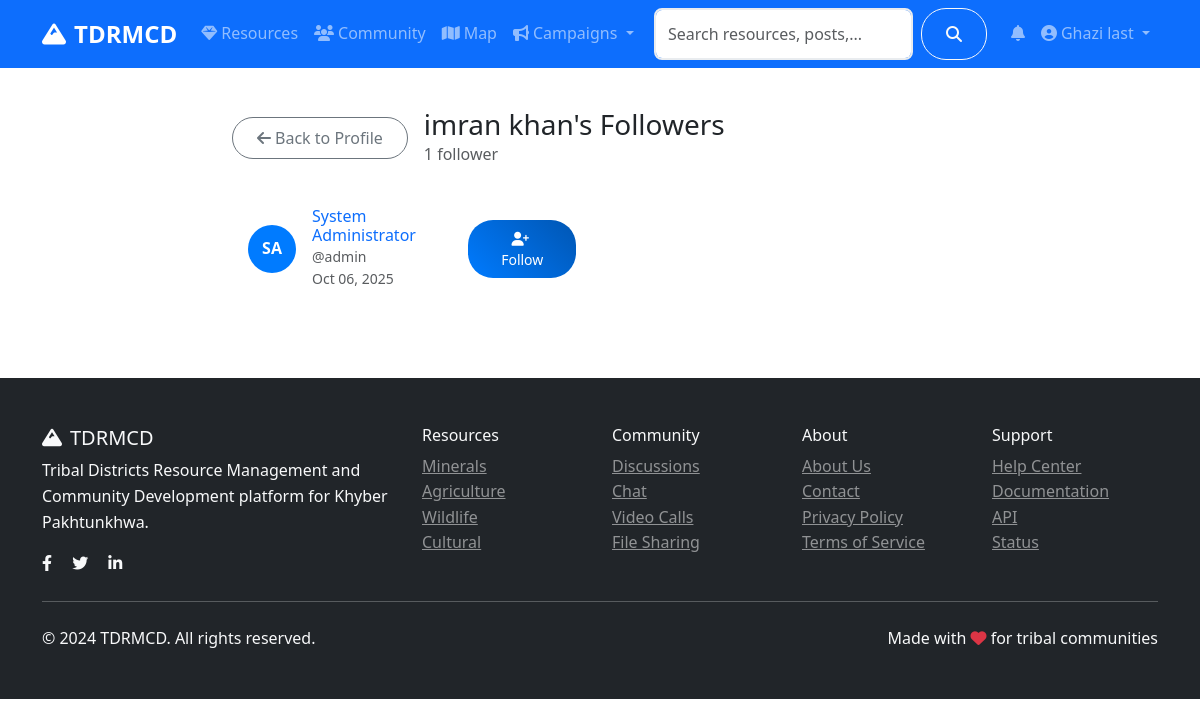
Before: /auth/profile/13/followers (signed in) with the older database file.
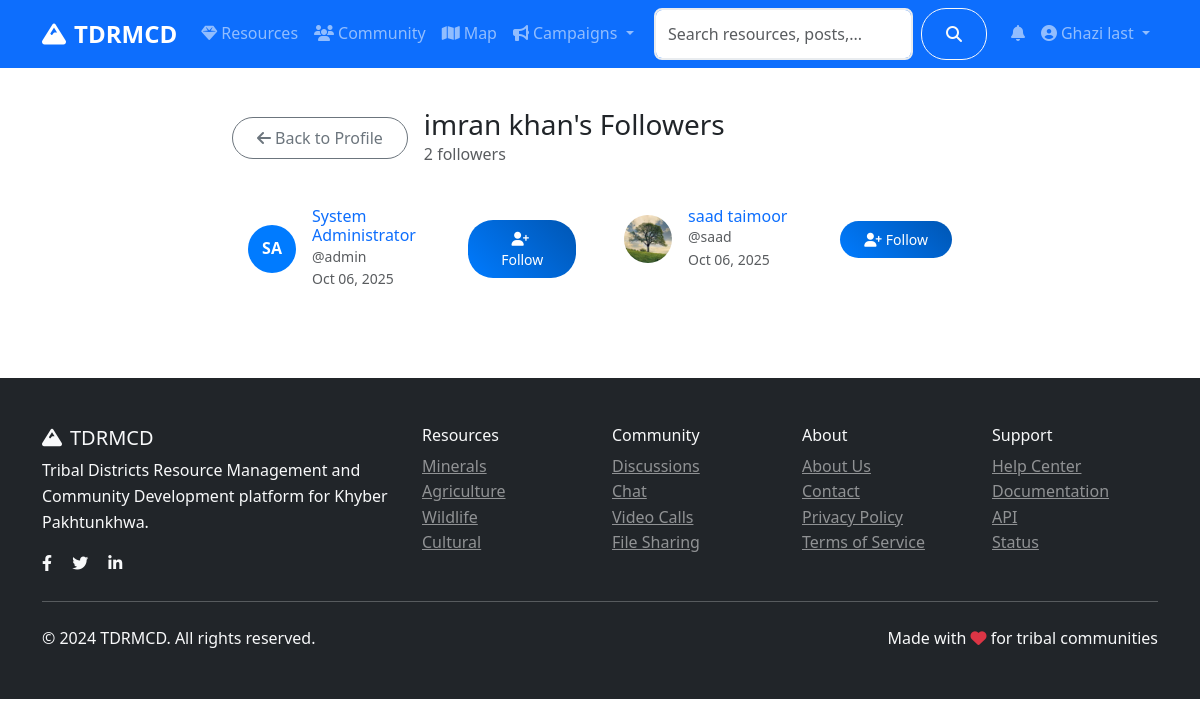
After: the same page with the newer database file.
### models.py (models this page shows, shortened)
class Follow(db.Model):
    id = db.Column(db.Integer, primary_key=True)
    follower_id = db.Column(db.Integer, db.ForeignKey('user.id'), nullable=False)
    followed_id = db.Column(db.Integer, db.ForeignKey('user.id'), nullable=False)
    created_at = db.Column(db.DateTime, default=datetime.utcnow)
    __table_args__ = (db.UniqueConstraint('follower_id', 'followed_id', name='unique_follow'),)

class User(UserMixin, db.Model):
    id = db.Column(db.Integer, primary_key=True)
    username = db.Column(db.String(80), unique=True, nullable=False)
    email = db.Column(db.String(120), unique=True, nullable=False)
    password_hash = db.Column(db.String(120), nullable=False)
    first_name = db.Column(db.String(50), nullable=False)
    last_name = db.Column(db.String(50), nullable=False)
    role = db.Column(db.String(20), default='user')  # user, admin, researcher
    location = db.Column(db.String(100))
    bio = db.Column(db.Text)
    avatar = db.Column(db.String(200), default='default.jpg')
    is_active = db.Column(db.Boolean, default=True)
    created_at = db.Column(db.DateTime, default=datetime.utcnow)
    last_seen = db.Column(db.DateTime, default=datetime.utcnow)
    resources = db.relationship('Resource', backref='author', lazy='dynamic')
    posts = db.relationship('CommunityPost', backref='author', lazy='dynamic')
    chat_messages = db.relationship('ChatMessage', backref='sender', lazy='dynamic')
    file_submissions = db.relationship(
        'FileSubmission',
        foreign_keys='FileSubmission.submitter_id',
        backref='submitter',
        lazy='dynamic'
    )
    reviewed_submissions = db.relationship(
        'FileSubmission',
        foreign_keys='FileSubmission.reviewed_by',
        backref='reviewer_user',
        lazy='dynamic'
    )
    notifications = db.relationship('Notification', backref='user', lazy='dynamic')
    following = db.relationship('Follow', foreign_keys='Follow.follower_id', backref='follower', lazy='dynamic')
    followers = db.relationship('Follow', foreign_keys='Follow.followed_id', backref='followed', lazy='dynamic')
    def get_full_name(self):
        return f"{self.first_name} {self.last_name}"
    def is_following(self, user):
        return self.following.filter_by(followed_id=user.id).first() is not None
    def is_admin(self):
        return self.role == 'admin'

### routes/auth.py (the view)
@auth_bp.route('/profile/<int:user_id>/followers')
@login_required
def user_followers(user_id):
    user = User.query.get_or_404(user_id)
    page = request.args.get('page', 1, type=int)
    followers = user.followers.paginate(
        page=page, per_page=20, error_out=False
    )
    return render_template('auth/followers.html', user=user, followers=followers)

### app.py (called while the page is built)
@login_manager.user_loader
def load_user(user_id):
    return User.query.get(int(user_id))

### templates/auth/followers.html (shortened to what the changed rows need)
{% extends "base.html" %}
{% block content %}
<div class="container py-4">
    <div class="row justify-content-center">
        <div class="col-lg-8">
            <div class="d-flex align-items-center mb-4">
                <div>
                    <h3 class="mb-0">{{ user.get_full_name() }}'s Followers</h3>
                    <div class="text-muted">{{ followers.total }} follower{{ 's' if followers.total != 1 else '' }}</div>
                </div>
            </div>
            {% if followers.items %}
            <div class="row g-3">
                {% for follow in followers.items %}
                <div class="col-md-6">
                    <div class="card">
                        <div class="card-body">
                            <div class="d-flex align-items-center">
                                <div class="me-3">
                                    {% if follow.follower.avatar and follow.follower.avatar != 'default.jpg' %}
                                    <img src="{{ url_for('serve_uploaded_file', subdir='avatars', filename=follow.follower.avatar) }}"
                                         alt="Avatar" class="rounded-circle" style="width:48px;height:48px;object-fit:cover;">
                                    {% else %}
                                    <div class="avatar" style="width:48px;height:48px;font-size:1rem;">
                                        {{ follow.follower.first_name[0] if follow.follower.first_name else follow.follower.username[0] }}{{ follow.follower.last_name[0] if follow.follower.last_name else '' }}
                                    </div>
                                    {% endif %}
                                </div>
                                <div class="flex-grow-1">
                                    <h6 class="mb-0">
                                        <a href="{{ url_for('auth.public_profile', username=follow.follower.username) }}" class="text-decoration-none">
                                            {{ follow.follower.get_full_name() }}
                                        </a>
                                    </h6>
                                    <div class="text-muted small">@{{ follow.follower.username }}</div>
                                    <div class="text-muted small">{{ follow.created_at.strftime('%b %d, %Y') }}</div>
                                </div>
                                {% if current_user.is_authenticated and current_user.id != follow.follower.id %}
                                <div>
                                    {% if current_user.is_following(follow.follower) %}
                                    <form action="{{ url_for('auth.unfollow_user', user_id=follow.follower.id) }}" method="post" class="d-inline">
                                        <button type="submit" class="btn btn-sm btn-outline-secondary">
                                            <i class="fas fa-user-minus me-1"></i>Unfollow
                                        </button>
                                    </form>
                                    {% else %}
                                    <form action="{{ url_for('auth.follow_user', user_id=follow.follower.id) }}" method="post" class="d-inline">
                                        <button type="submit" class="btn btn-sm btn-primary">
                                            <i class="fas fa-user-plus me-1"></i>Follow
                                        </button>
                                    </form>
                                    {% endif %}
                                </div>
                                {% endif %}
                            </div>
                        </div>
                    </div>
                </div>
                {% endfor %}
            </div>
            {% else %}
            <div class="text-center py-5">
                <i class="fas fa-users fa-3x text-muted mb-3"></i>
                <h5 class="text-muted">No followers yet</h5>
                <p class="text-muted">When people follow {{ user.get_full_name() }}, they'll appear here.</p>
            </div>
            {% endif %}
        </div>
    </div>
</div>
{% endblock %}

Changed rows visible on the page:
added Follow: avatar (picture), follower.get_full_name "saad taimoor", follower.username "saad", created_at "Oct 06, 2025"
Other visible differences:
{{ followers.total }}: "1" → "2"
{{ 's' if followers.total != 1 else '' }}: (not shown) → "s"
